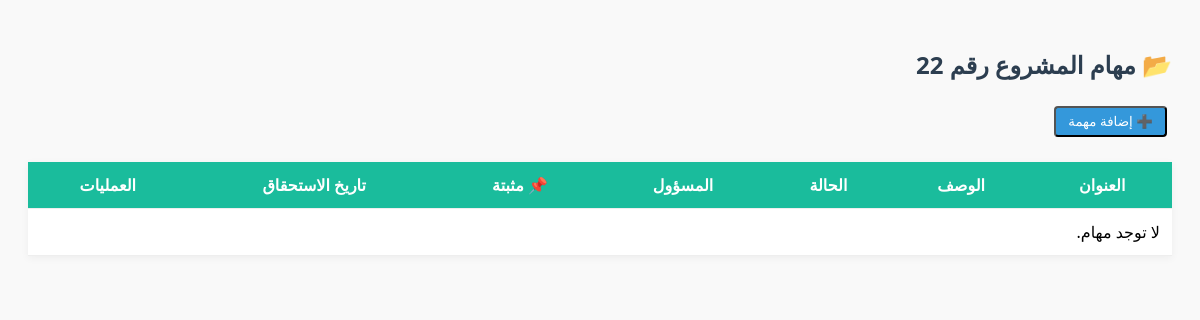
The app's page /tasks/by-project/22/, older data.
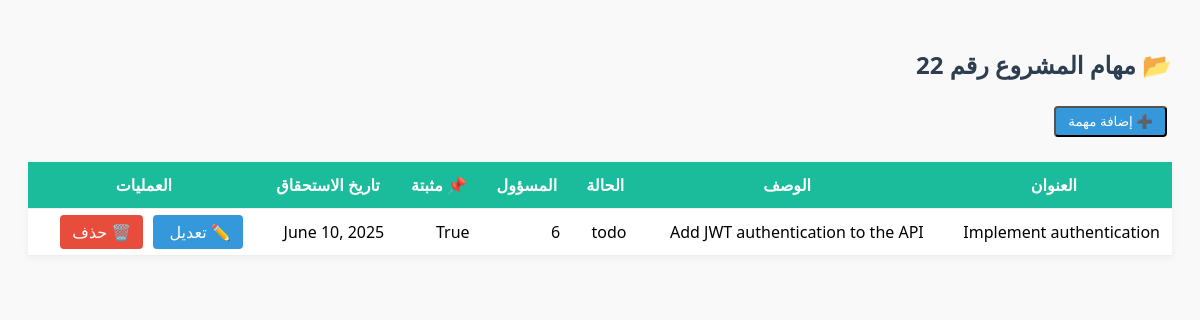
The same page, newer data.
### task/models.py (models this page shows, shortened)
class Task(models.Model):
    STATUS_CHOICES = (
        ('todo', 'To Do'),
        ('in_progress', 'In Progress'),
        ('done', 'Done'),
    )
    title = models.CharField(max_length=255)
    description = models.TextField(blank=True)
    status = models.CharField(max_length=20, choices=STATUS_CHOICES, default='todo')
    due_date = models.DateField()
    project = models.ForeignKey(Project, on_delete=models.CASCADE, related_name='tasks')
    assignee = models.ForeignKey(settings.AUTH_USER_MODEL, on_delete=models.SET_NULL, null=True, blank=True, related_name='assigned_tasks')
    is_pinned = models.BooleanField(default=False)
    created_at = models.DateTimeField(auto_now_add=True)
    updated_at = models.DateTimeField(auto_now=True)

### accounts/models.py (models this page shows)
class CustomUser(AbstractUser):
    email = models.EmailField(unique=True)
    def __str__(self):
        return self.username

### task/views.py (the view)
# urls.py: path('by-project/<int:project_id>/', TasksByProjectView.as_view(), name='tasks-by-project'),
class TasksByProjectView(TemplateView):
    template_name = 'task/task_list_by_project.html'
    def get_context_data(self, **kwargs):
        context = super().get_context_data(**kwargs)
        project_id = self.kwargs['project_id']
        context['tasks'] = Task.objects.filter(project_id=project_id)
        return context

### templates/task/task_list_by_project.html (shortened to what this page needs)
<!DOCTYPE html>
<html lang="ar">
<head>
</head>
<body>
<h2>📂 مهام المشروع رقم {{ view.kwargs.project_id }}</h2>
<button id="openModalBtn" class="btn">➕ إضافة مهمة</button>
<table>
    <thead>
        <tr>
            <th>العنوان</th>
            <th>الوصف</th>
            <th>الحالة</th>
            <th>المسؤول</th>
            <th>📌 مثبتة</th>
            <th>تاريخ الاستحقاق</th>
            <th>العمليات</th>
        </tr>
    </thead>
    <tbody>
        {% for task in tasks %}
        <tr>
            <td>{{ task.title }}</td>
            <td>{{ task.description }}</td>
            <td>{{ task.status }}</td>
            <td>{{ task.assignee }}</td>
            <td>{{ task.is_pinned }}</td>
            <td>{{ task.due_date }}</td>
            <td>
                <a href="#" class="btn edit-task-btn"
                   data-id="{{ task.id }}"
                   data-title="{{ task.title }}"
                   data-description="{{ task.description }}"
                   data-status="{{ task.status }}"
                   data-due="{{ task.due_date }}"
                   data-assignee="{{ task.assignee.id }}"
                   data-pinned="{{ task.is_pinned }}">
                   ✏️ تعديل
                </a>
                <a href="#" class="btn btn-danger" onclick="deleteTask({{ task.id }})">🗑️ حذف</a>
            </td>
        </tr>
        {% empty %}
        <tr><td colspan="7">لا توجد مهام.</td></tr>
        {% endfor %}
    </tbody>
</table>
</body>
</html>

Row changes from the older to the newer data that the page shows:
added Task: title "Implement authentication", description "Add JWT authentication to the API", status "todo", assignee "6", is_pinned "True", due_date "June 10, 2025"
Text that changed along with them:
text no longer shown: "لا توجد مهام."
